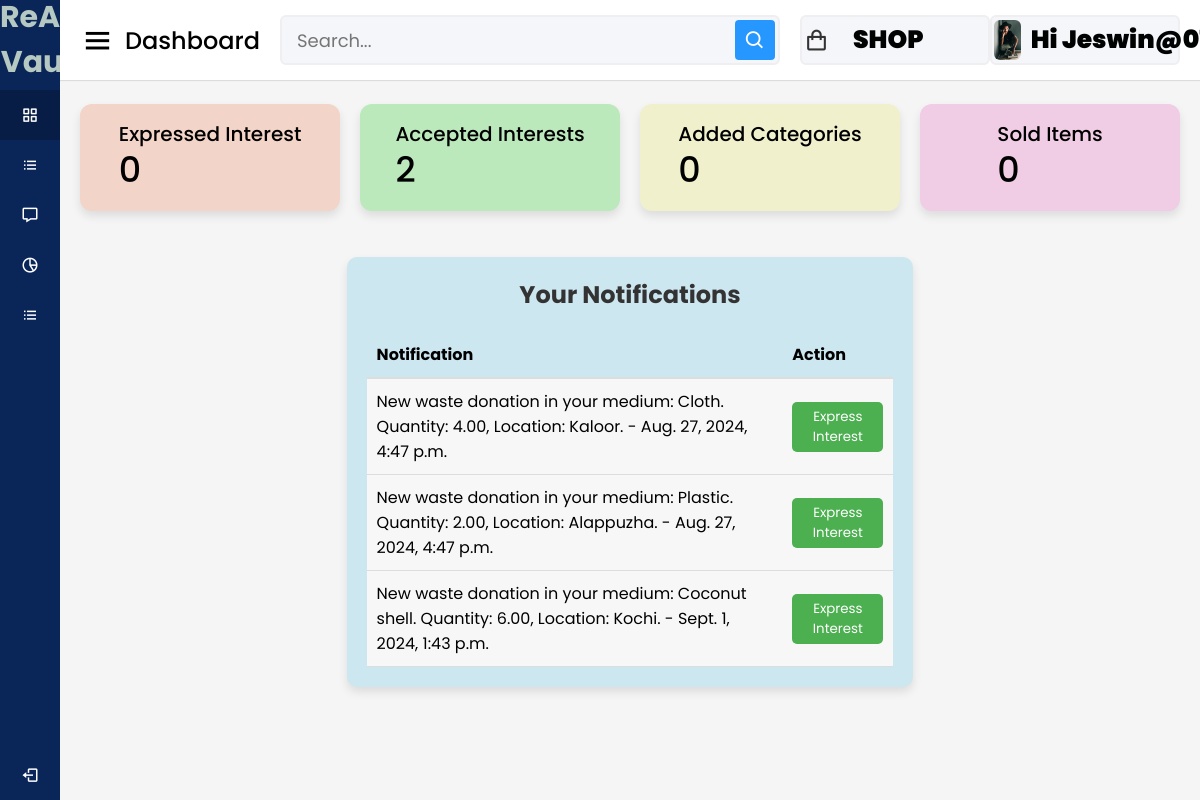
Before: /artist/notifications/ (signed in) with the older database file.
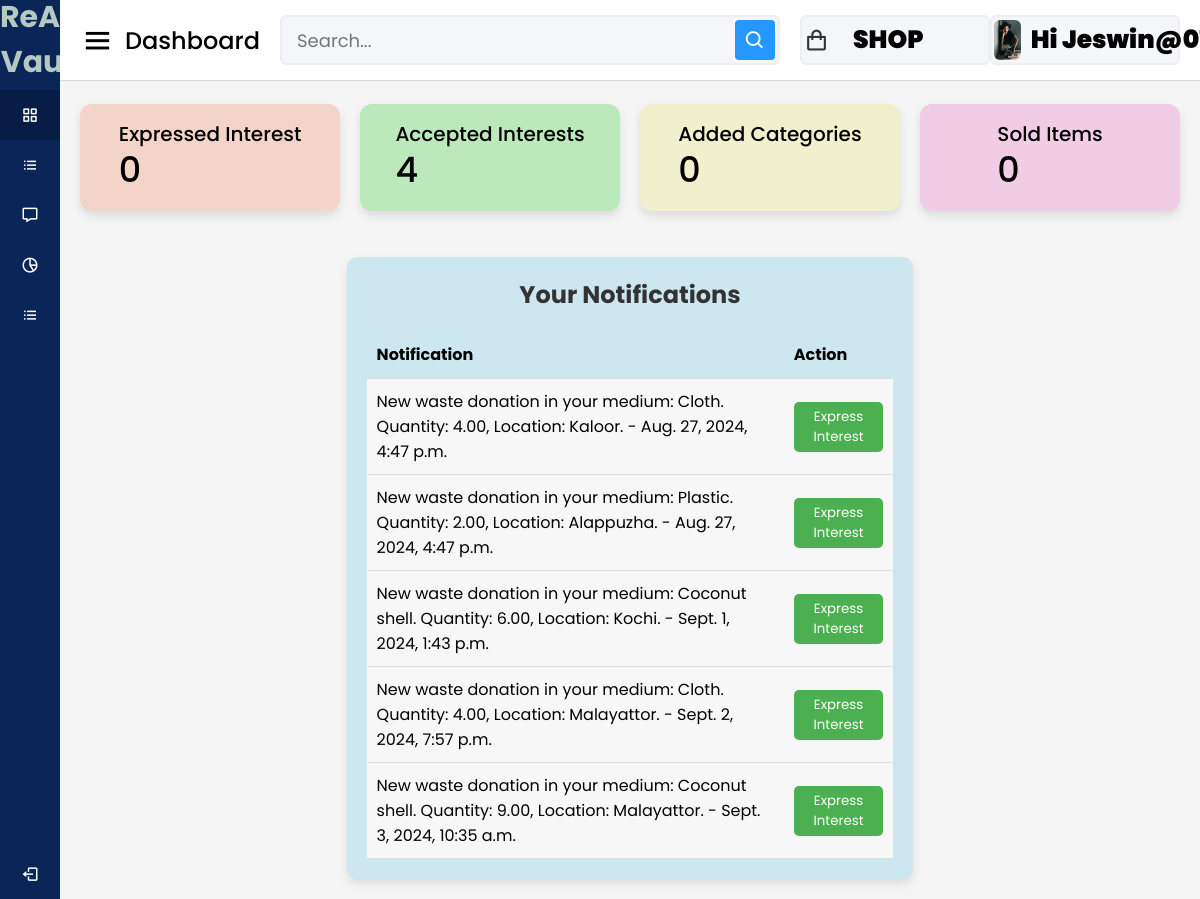
After: the same page with the newer database file.
### artist/models.py (models this page shows, shortened)
class Notification(models.Model):
    user = models.ForeignKey(User, on_delete=models.CASCADE)
    message = models.TextField()
    created_at = models.DateTimeField(auto_now_add=True)
    is_read = models.BooleanField(default=False)
    donation=models.ForeignKey('donors.Donation', on_delete=models.CASCADE, null=True,blank=True)

### artist/views.py (the view)
# urls.py: path('notifications/',views.notifications,name='notifications'),
def notifications(request):
    notifications = Notification.objects.filter(user=request.user)
    notifications.update(is_read=True)
    artist= request.user.artist
    expressed_interest_count = Interest.objects.filter(artist=artist).count()
    accepted_interest_count = InterestRequest.objects.filter(
        artist=artist,
        status='accepted'
        ).count()
    unread_count = Notification.objects.filter(user=request.user, is_read=False).count()
    context={
            'artist':artist,
            'unread_count':unread_count,
            'expressed_interest_count':expressed_interest_count,
            'accepted_interest_count':accepted_interest_count,
            'notifications': notifications
    }
    return render(request, 'artist/notifications.html', context)

### cart/context_processors.py (called while the page is built)
def counter(request):
    cart_count=0
    if 'admin' in request.path:
        return{}
    else:
        try:
            cart=Cart.objects.filter(cart_id=_cart_id(request))
            cart_items=CartItem.objects.all().filter(cart=cart[:1])
            for cart_item in cart_items:
                cart_count = cart_item.Quantity
        except CartItem.DoesNotExist:
            cart_count=0
    return dict(cart_count=cart_count)

### cart/views.py (called while the page is built)
def _cart_id(request):
    cart=request.session.session_key
    if not cart:
        cart=request.session.create()
    return cart

### category/context_processors.py (called while the page is built)
def menu_links(request):
    links = Category.objects.all()
    return dict(links=links)

### template/artist/notifications.html (shortened to what the changed rows need)
{% load static %}
<!DOCTYPE html>
<html lang="en" dir="ltr">
<head>
  <link rel="stylesheet" href="{% static 'assets/css/styles.css' %}">
  <link href='https://unpkg.com/boxicons@2.0.7/css/boxicons.min.css' rel='stylesheet'>
</head>
<body>
  <section class="home-section">
    <div class="home-content">
      <div class="overview-boxes">
        <div class="box" style="background-color:rgb(188, 233, 188);">
          <div class="right-side">
            <div class="box-topic">Accepted Interests</div>
            <div class="number">{{ accepted_interest_count }}</div>
          </div>
        </div>
      </div>
      <div class="sales-boxes">
        <div class="recent-sales box" style="background-color: rgb(205, 231, 240); padding: 20px; border-radius: 10px;">
            <table style="width: 100%; border-collapse: collapse;">
                <thead>
                    <tr>
                        <th style="text-align: left; padding: 10px; border-bottom: 2px solid #ddd;">Notification</th>
                        <th style="text-align: left; padding: 10px; border-bottom: 2px solid #ddd;">Action</th>
                    </tr>
                </thead>
                <tbody>
                    {% for notification in notifications %}
                    <tr class="{% if notification.is_read %}read{% else %}unread{% endif %}"
                        style="{% if notification.is_read %}background-color: #f7f7f7;{% else %}background-color: #ffffff;{% endif %}">
                        <td style="padding: 10px; border-bottom: 1px solid #ddd;">
                            {{ notification.message }} - {{ notification.created_at }}
                        </td>
                        <td style="padding: 10px; border-bottom: 1px solid #ddd;">
                            {% if notification.donation %}
                                {% if notification.interest_request %}
                                    <p>Interest has been sent</p>
                                {% else %}
                                    <form method="post" action="{% url 'express_interest' notification.donation.id %}">
                                        <button type="submit" class="button button-express"
                                                style="background-color: #4CAF50; color: white; padding: 5px 10px; border: none; border-radius: 5px; cursor: pointer;">
                                            Express Interest
                                        </button>
                                    </form>
                                {% endif %}
                            {% else %}
                                <p>No donation available.</p>
                            {% endif %}
                        </td>
                    </tr>
                    {% endfor %}
                </tbody>
            </table>
        </div>
    </div>
    </body>
    </html>

Changed rows visible on the page:
added Notification: message "New waste donation in your medium: Cloth. Quantity: 4.00, Location: Malayattor.", created_at "Sept. 2, 2024, 7:57 p.m.", shows "Express Interest"
added Notification: message "New waste donation in your medium: Coconut shell. Quantity: 9.00, Location: Malayattor.", created_at "Sept. 3, 2024, 10:35 a.m.", shows "Express Interest"
Other visible differences:
{{ accepted_interest_count }}: "2" → "4"
